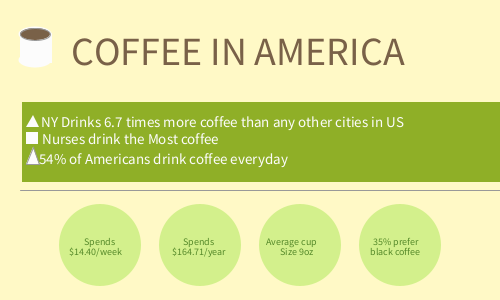
Frame 1 (no input)
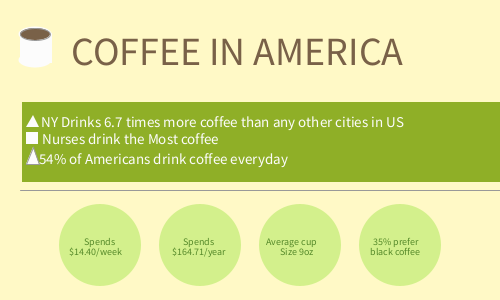
Frame 60 (the mouse pressed at the canvas centre just before this capture)
Frame 120 (the mouse held since frame 60 and released just before this capture): identical to frame 60, image omitted

The Processing sketch that drew these frames (run headless with seeded random() and noise(); from frame 60 on, the mouse is pressed at the canvas centre):

// Processing sketch: processing_71217
// ── processing_71217.pde

//my program
//by Christine Kim
//reference website: http://voices.yahoo.com/10-interesting-facts-coffee-275935.html
//http://abcnews.go.com/GMA/american-coffee-habits-spend-coffee/story?id=16923079#.UFq0-dD-_Ns
//http://www.e-importz.com/Support/specialty_coffee.htm
//http://www.abc2news.com/dpp/news/national/who-drinks-the-most-coffee-wcpo1285764032246
//http://www.statisticbrain.com/coffee-drinking-statistics/

//
void setup(){
  size(500,300);
  smooth();
}

//draw runs 60fps
void draw(){
background(255,249,198);
noStroke();
fill(121,97,72);
ellipse(35,34,30,12);
fill(252);
ellipse(35,34,33,15);
rect(20,33,32,30);
ellipse(35,60,33,15);
fill(121,97,72);
textSize(40);
text("COFFEE IN AMERICA", 71,65); 
fill(143,175,39);
rect(22,102,600,80);
fill(252);
beginShape(TRIANGLES);
vertex(26, 127);
vertex(33, 115);
vertex(39, 127);
endShape();
beginShape();
vertex(26, 132);
vertex(38, 132);
vertex(38, 144);
vertex(26, 144);
endShape(CLOSE);
textSize(15);
text(" NY Drinks 6.7 times more coffee than any other cities in US", 38, 127); 
text("Nurses drink the Most coffee", 42, 144); 
stroke(153);
beginShape(LINES);
vertex(20, 190);
vertex(600, 190);
endShape();
beginShape(TRIANGLES);
vertex(26, 164);
vertex(33, 147);
vertex(39, 164);
endShape();
text("54% of Americans drink coffee everyday", 39, 164); 
fill(121,97,72);
ellipse(35,34,30,12);
noStroke();
fill(211,240,140);
ellipse(100,245,82,82);
textSize(10);
fill(85,137,41);
text("Spends",84,245);
text(" $14.40/week",67,255);
noStroke();
fill(211,240,140);
ellipse(200,245,82,82);
textSize(10);
fill(85,137,41);
text("Spends",183,245);
text(" $164.71/year",170,255);
noStroke();
fill(211,240,140);
ellipse(300,245,82,82);
textSize(10);
fill(85,137,41);
text("Average cup ",266,245);
text("Size 9oz",280,255);
noStroke();
fill(211,240,140);
ellipse(400,245,82,82);
textSize(10);
fill(85,137,41);
text("35% prefer ",373,245);
text("black coffee",370,255);





println("x: " + mouseX  + " y: " + mouseY); 
}
